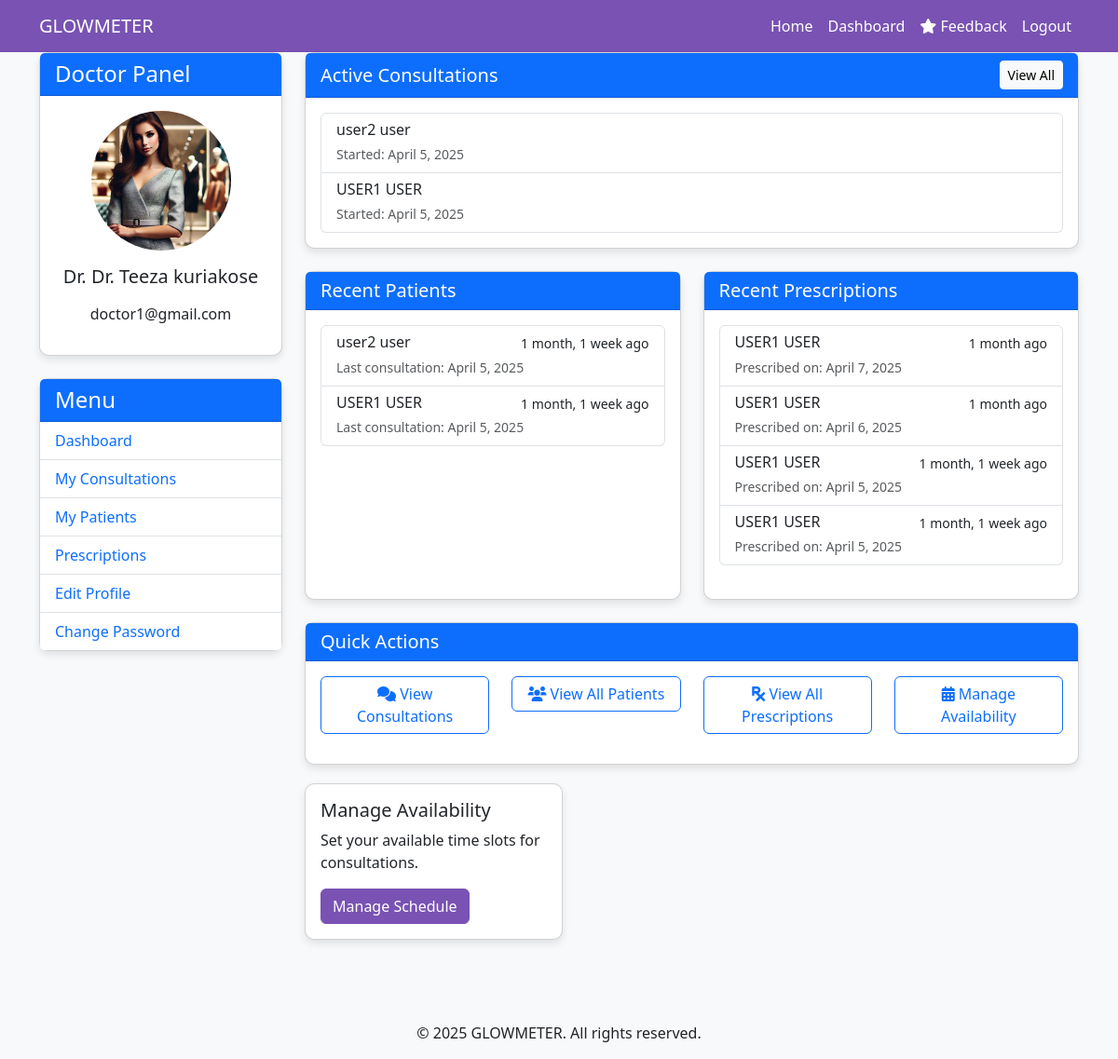
Page /dashboard/ (signed in) on the committed database.
### glowmeter_app/models.py (models this page shows, shortened)
class User(AbstractBaseUser, PermissionsMixin):
    username = None
    email = models.EmailField(unique=True)
    first_name = models.CharField(max_length=30, blank=True)
    last_name = models.CharField(max_length=30, blank=True)
    profile_picture = models.ImageField(upload_to='admins/', null=True, blank=True)
    is_active = models.BooleanField(default=True)
    is_staff = models.BooleanField(default=False)
    is_doctor = models.BooleanField(default=False)
    is_admin = models.BooleanField(default=False)
    date_joined = models.DateTimeField(auto_now_add=True)
    USERNAME_FIELD = 'email'
    REQUIRED_FIELDS = []
    objects = UserManager()

class Doctor(models.Model):
    user = models.OneToOneField(User, on_delete=models.CASCADE, related_name='doctor_profile')
    profile_picture = models.ImageField(upload_to='doctors/', null=True, blank=True)
    specialization = models.CharField(max_length=100, default='General')
    qualification = models.CharField(max_length=200, default='MBBS')
    experience_years = models.IntegerField(default=0)
    is_available = models.BooleanField(default=True)
    consultation_fee = models.DecimalField(max_digits=10, decimal_places=2, default=0.00)
    gpay_id = models.CharField(max_length=100, blank=True)
    @property
    def full_name(self):
        return f"Dr. {self.user.first_name} {self.user.last_name}".strip()

class Consultation(models.Model):
    user = models.ForeignKey(User, on_delete=models.CASCADE, related_name='user_consultations')
    doctor = models.ForeignKey(Doctor, on_delete=models.CASCADE, related_name='doctor_consultations')
    started_at = models.DateTimeField(auto_now_add=True)
    is_active = models.BooleanField(default=True)

class Prescription(models.Model):
    doctor = models.ForeignKey(Doctor, on_delete=models.CASCADE, related_name='prescriptions')
    patient = models.ForeignKey(User, on_delete=models.CASCADE, related_name='prescriptions')
    products = models.ManyToManyField(Product, through='PrescriptionItem')
    created_at = models.DateTimeField(auto_now_add=True)
    notes = models.TextField(blank=True)

### glowmeter_app/views.py (the view)
# urls.py: path('dashboard/', views.dashboard, name='dashboard'),
@login_required
def dashboard(request):
    user = request.user
    if user.is_admin:
        users_count = User.objects.filter(is_doctor=False, is_admin=False).count()
        doctors = Doctor.objects.all().select_related('user')  # Get all doctors with their user info
        doctors_count = doctors.count()
        consultations_count = Consultation.objects.count()
        products_count = Product.objects.count()
        recent_activities = []
        recent_users = User.objects.filter(is_doctor=False, is_admin=False).order_by('-date_joined')[:5]
        for user in recent_users:
            recent_activities.append({
                'type': 'registration',
                'user': user,
                'timestamp': user.date_joined,
                'message': f"New user registered: {user.first_name} {user.last_name}"
            })
        recent_consultations = Consultation.objects.order_by('-started_at')[:5]
        for consultation in recent_consultations:
            recent_activities.append({
                'type': 'consultation',
                'user': consultation.user,
                'timestamp': consultation.started_at,
                'message': f"New consultation: {consultation.user.first_name} with Dr. {consultation.doctor.full_name}"
            })
        recent_doctors = Doctor.objects.order_by('-user__date_joined')[:5]
        for doctor in recent_doctors:
            recent_activities.append({
                'type': 'doctor',
                'user': doctor.user,
                'timestamp': doctor.user.date_joined,
                'message': f"New doctor registered: Dr. {doctor.full_name}"
            })
        recent_activities.sort(key=lambda x: x['timestamp'], reverse=True)
        recent_activities = recent_activities[:10]  # Get only the 10 most recent activities
        context = {
            'users_count': users_count,
            'doctors': doctors,
            'doctors_count': doctors_count,
            'consultations_count': consultations_count,
            'products_count': products_count,
            'recent_activities': recent_activities,
        }
        return render(request, 'admin_dashboard.html', context)
    elif user.is_doctor:
        active_consultations = Consultation.objects.filter(
            doctor=user.doctor_profile,
            is_active=True
        ).select_related('user').order_by('-started_at')
        recent_consultations = Consultation.objects.filter(
            doctor=user.doctor_profile
        ).select_related('user').order_by('-started_at')[:5]
        recent_prescriptions = Prescription.objects.filter(
            doctor=user.doctor_profile
        ).select_related('patient').order_by('-created_at')[:5]
        for consultation in active_consultations:
            consultation.unread_count = Message.objects.filter(
                consultation=consultation,
                is_read=False
            ).exclude(sender=user).count()
        context = {
            'active_consultations': active_consultations,
            'recent_consultations': recent_consultations,
            'recent_prescriptions': recent_prescriptions
        }
        return render(request, 'doctor_dashboard.html', context)
    else:
        available_doctors = Doctor.objects.filter(is_available=True)
        return render(request, 'user_dashboard.html', {'doctors': available_doctors})

### templates/doctor_dashboard.html (shortened to what this page needs)
{% extends 'base.html' %}
{% block content %}
<div class="container">
    <div class="row">
        <div class="col-md-3">
            <div class="card mb-4">
                <div class="card-header bg-primary text-white">
                    <h4 class="mb-0">Doctor Panel</h4>
                </div>
                <div class="card-body text-center">
                    <div class="mb-3">
                        {% if user.doctor_profile.profile_picture %}
                            <img src="{{ user.doctor_profile.profile_picture.url }}" alt="Doctor" class="img-fluid rounded-circle" style="width: 150px; height: 150px; object-fit: cover;">
                        {% else %}
                            <img src="https://via.placeholder.com/150" alt="Doctor" class="img-fluid rounded-circle">
                        {% endif %}
                    </div>
                    <h5>Dr. {{ user.doctor_profile.full_name }}</h5>
                    <p>{{ user.email }}</p>
                </div>
            </div>
            <div class="card">
                <div class="card-header bg-primary text-white">
                    <h4 class="mb-0">Menu</h4>
                </div>
                <ul class="list-group list-group-flush">
                    <li class="list-group-item"><a href="#" class="text-decoration-none">Dashboard</a></li>
                    <li class="list-group-item"><a href="{% url 'my_consultations' %}" class="text-decoration-none">My Consultations</a></li>
                    <li class="list-group-item"><a href="{% url 'doctor_patients' %}" class="text-decoration-none">My Patients</a></li>
                    <li class="list-group-item"><a href="{% url 'view_prescriptions' %}" class="text-decoration-none">Prescriptions</a></li>
                    <li class="list-group-item"><a href="{% url 'edit_profile' %}" class="text-decoration-none">Edit Profile</a></li>
                    <li class="list-group-item"><a href="{% url 'change_password' %}" class="text-decoration-none">Change Password</a></li>
                </ul>
            </div>
        </div>
        <div class="col-md-9">
            <div class="card mb-4">
                <div class="card-header bg-primary text-white d-flex justify-content-between align-items-center">
                    <h5 class="mb-0">Active Consultations</h5>
                    <a href="{% url 'my_consultations' %}" class="btn btn-light btn-sm">View All</a>
                </div>
                <div class="card-body">
                    <div class="list-group">
                        {% for consultation in active_consultations %}
                            <a href="{% url 'consultation' consultation.id %}" class="list-group-item list-group-item-action">
                                <div class="d-flex w-100 justify-content-between align-items-center">
                                    <div>
                                        <h6 class="mb-1">{{ consultation.user.first_name }} {{ consultation.user.last_name }}</h6>
                                        <small class="text-muted">Started: {{ consultation.started_at|date:"F j, Y" }}</small>
                                    </div>
                                </div>
                            </a>
                        {% empty %}
                            <p class="text-center mb-0">No active consultations.</p>
                        {% endfor %}
                    </div>
                </div>
            </div>
            <div class="row">
                <div class="col-md-6 mb-4">
                    <div class="card h-100">
                        <div class="card-header bg-primary text-white">
                            <h5 class="mb-0">Recent Patients</h5>
                        </div>
                        <div class="card-body">
                            <div class="list-group">
                                {% for consultation in recent_consultations %}
                                    <a href="{% url 'consultation' consultation.id %}" class="list-group-item list-group-item-action">
                                        <div class="d-flex w-100 justify-content-between">
                                            <h6 class="mb-1">{{ consultation.user.first_name }} {{ consultation.user.last_name }}</h6>
                                            <small>{{ consultation.started_at|timesince }} ago</small>
                                        </div>
                                        <small class="text-muted">Last consultation: {{ consultation.started_at|date:"F j, Y" }}</small>
                                    </a>
                                {% empty %}
                                    <p class="text-center mb-0">No recent patients.</p>
                                {% endfor %}
                            </div>
                        </div>
                    </div>
                </div>
                <div class="col-md-6 mb-4">
                    <div class="card h-100">
                        <div class="card-header bg-primary text-white">
                            <h5 class="mb-0">Recent Prescriptions</h5>
                        </div>
                        <div class="card-body">
                            <div class="list-group">
                                {% for prescription in recent_prescriptions %}
                                    <a href="{% url 'prescription_detail' prescription.id %}" class="list-group-item list-group-item-action">
                                        <div class="d-flex w-100 justify-content-between">
                                            <h6 class="mb-1">{{ prescription.patient.first_name }} {{ prescription.patient.last_name }}</h6>
                                            <small>{{ prescription.created_at|timesince }} ago</small>
                                        </div>
                                        <small class="text-muted">Prescribed on: {{ prescription.created_at|date:"F j, Y" }}</small>
                                    </a>
                                {% empty %}
                                    <p class="text-center mb-0">No recent prescriptions.</p>
                                {% endfor %}
                            </div>
                        </div>
                    </div>
                </div>
            </div>
            <div class="row">
                <div class="col-12">
                    <div class="card">
                        <div class="card-header bg-primary text-white">
                            <h5 class="mb-0">Quick Actions</h5>
                        </div>
                        <div class="card-body">
                            <div class="row">
                                <div class="col-md-3">
                                    <a href="{% url 'my_consultations' %}" class="btn btn-outline-primary btn-block mb-3 w-100">
                                        <i class="fas fa-comments"></i> View Consultations
                                    </a>
                                </div>
                                <div class="col-md-3">
                                    <a href="{% url 'doctor_patients' %}" class="btn btn-outline-primary btn-block mb-3 w-100">
                                        <i class="fas fa-users"></i> View All Patients
                                    </a>
                                </div>
                                <div class="col-md-3">
                                    <a href="{% url 'view_prescriptions' %}" class="btn btn-outline-primary btn-block mb-3 w-100">
                                        <i class="fas fa-prescription"></i> View All Prescriptions
                                    </a>
                                </div>
                                <div class="col-md-3">
                                    <a href="{% url 'edit_profile' %}" class="btn btn-outline-primary btn-block mb-3 w-100">
                                        <i class="fas fa-calendar-alt"></i> Manage Availability
                                    </a>
                                </div>
                            </div>
                        </div>
                    </div>
                </div>
            </div>
            <div class="col-md-4 mb-4">
                <div class="card">
                    <div class="card-body">
                        <h5 class="card-title">Manage Availability</h5>
                        <p class="card-text">Set your available time slots for consultations.</p>
                        <a href="{% url 'manage_availability' %}" class="btn btn-primary">Manage Schedule</a>
                    </div>
                </div>
            </div>
        </div>
    </div>
</div>
{% endblock %}

### templates/base.html (style rules this page uses)
body { font-family: 'Segoe UI', Tahoma, Geneva, Verdana, sans-serif; background-color: #f8f9fa; }
.card { border-radius: 10px; box-shadow: 0 4px 8px rgba(0,0,0,0.1); margin-bottom: 20px; }
.btn-primary { background-color: #7952b3; border-color: #7952b3; }

### rows in the picture
User: doctor_profile.profile_picture (picture), doctor_profile.full_name "Dr. Teeza kuriakose", email "doctor1@gmail.com"
Consultation: user.first_name "user2", user.last_name "user", started_at "April 5, 2025", started_at "1 month, 1 week"
Consultation: user.first_name "USER1", user.last_name "USER", started_at "April 5, 2025", started_at "1 month, 1 week"
Prescription: patient.first_name "USER1", patient.last_name "USER", created_at "1 month", created_at "April 7, 2025"
Prescription: patient.first_name "USER1", patient.last_name "USER", created_at "1 month", created_at "April 6, 2025"
Prescription: patient.first_name "USER1", patient.last_name "USER", created_at "1 month, 1 week", created_at "April 5, 2025"
Prescription: patient.first_name "USER1", patient.last_name "USER", created_at "1 month, 1 week", created_at "April 5, 2025"
